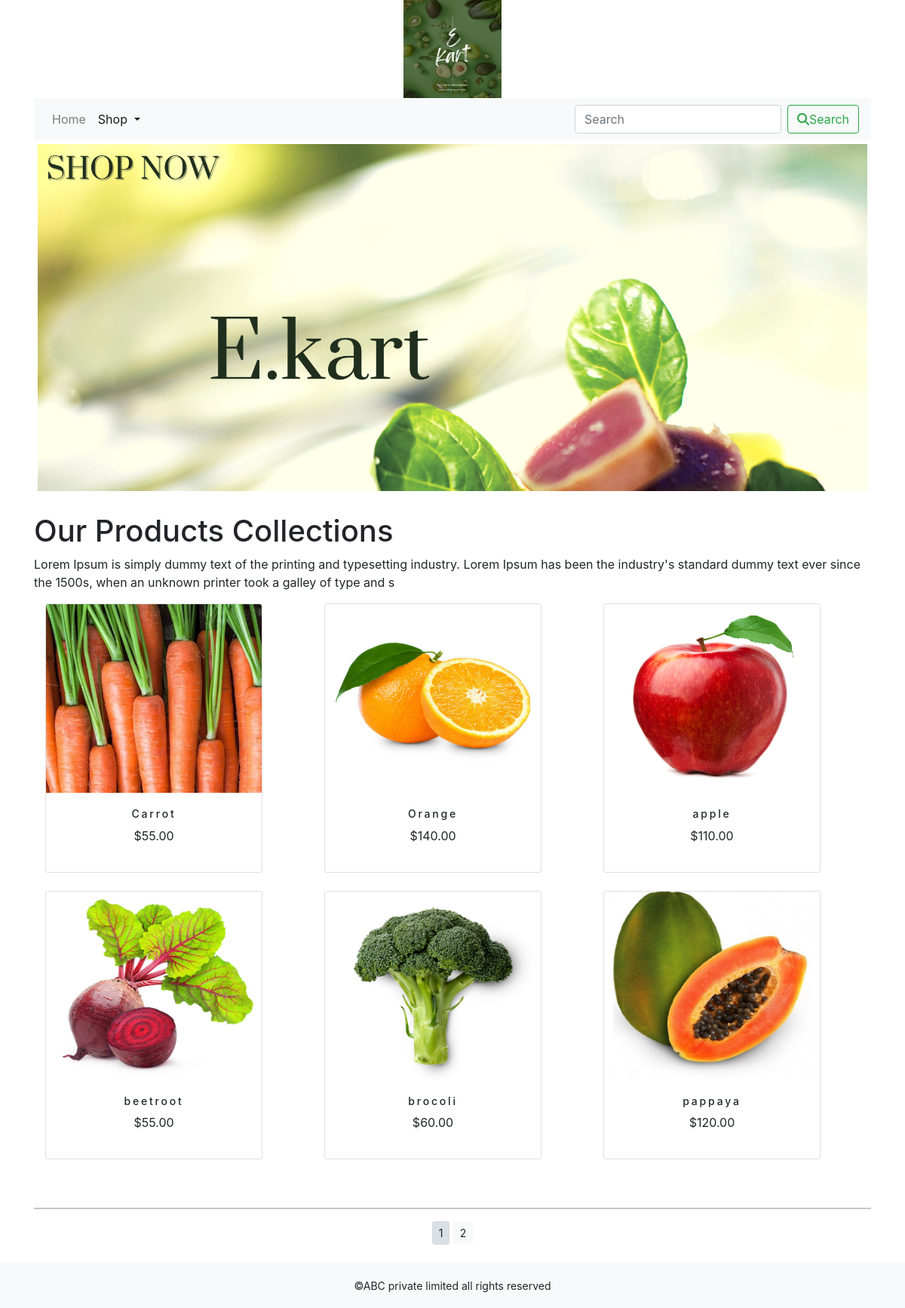
The app's page /shop/ with its own data.
### shop/models.py (models this page shows, shortened)
class Product(models.Model):
    name=models.CharField(max_length=250,unique=True)
    slug=models.SlugField(max_length=250,unique=True)
    description=models.TextField(blank=True)
    price=models.DecimalField(max_digits=10,decimal_places=2)
    category=models.ForeignKey(Category,on_delete=models.CASCADE)
    image = models.ImageField(upload_to='product', blank=True)
    stock=models.IntegerField()
    available=models.BooleanField(default=True)
    created=models.DateTimeField(auto_now_add=True)
    updated=models.DateTimeField(auto_now=True)
    def get_url(self):
        return reverse('shop:prodCatdetail',args=[self.category.slug,self.slug])
    class Meta:
        ordering=('name',)
        verbose_name='product'
        verbose_name_plural='products'

### shop/views.py (the view)
# urls.py: path('',views.allProdCat,name='allProdCat'),
def allProdCat(request,c_slug=None):
    c_page=None
    products_list=None
    if c_slug!=None:
        c_page=get_object_or_404(Category,slug=c_slug)
        products_list=Product.objects.all().filter(category=c_page,available=True)
    else:
        products_list=Product.objects.all().filter(available=True)
    paginator=Paginator(products_list,6)
    try:
        page=int(request.GET.get('page','1'))
    except:
        page=1
    try:
        products=paginator.page(page)
    except (EmptyPage,InvalidPage):
        products=paginator.page(paginator.num_pages)
    return render(request,"category.html",{'category':c_page,'products':products})

### cart/context_processors.py (called while the page is built)
def counter(request):
    item_count=0
    if 'admin' in request.path:
        return {}
    else:
        try:
            cart=Cart.objects.filter(cart_id=cart_id(request))
            cart_items=CartItem.objects.all().filter(cart=cart[:1])
            for cart_item in cart_items:
                item_count += cart_item.quantity
        except Cart.DoesNotExist:
            item_count = 0
    return  dict(item_count=item_count)

### cart/views.py (called while the page is built)
def cart_id(request):
    cart=request.session.session_key
    if not cart:
        cart=request.session.create()
    return cart

### shop/context_processors.py (called while the page is built)
def menu_links(request):
    links=Category.objects.all()
    return dict(links=links)

### shop/models.py (called while the page is built)
    def get_url(self):
        return reverse('shop:products_by_category',args=[self.slug])

### templates/category.html (shortened to what this page needs)
{% extends 'base.html' %}
{% load static %}
{% block content %}
<div class="mx-auto">
    {% if category %}
    <img  class="my_image" src="{{category.image.url}}" alt="{{category.name}}">
</div>
<br>
<div>
    <h1 class="text-center my_title">{{Category.name}}</h1>
    <p class="text-justify" >{{Category.description}}</p>
</div>
   {% else %}
<div>
<img class="my_image my_image_padding" src="{% static 'img/banner.png' %}" alt="our Products" width="1250px;">
</div>
<br>
<div>
    <h1 class="text-enter">Our Products Collections</h1>
    <p >Lorem Ipsum is simply dummy text of the printing and typesetting industry. Lorem Ipsum has been the industry's standard dummy text ever since the 1500s, when an unknown printer took a galley of type and s</p>
</div>
   {% endif %}
<div class="container">
    <div class="row mx_auto">
        {% for Product in products.object_list %}
        <div class="my_bottom_margin col-9 col-sm-12 col-md-4 col-lg-4 ">
            <div class="card text-center" style="width: 18rem;">
                <a href="{{Product.get_url}}"><img class="card-img-top my_image_cat" src="{{Product.image.url}}" alt="{{Product.name}}"></a>
                <div class="card-body">
                   <h4>{{Product.name}}</h4>
                    <p>${{Product.price}}</p>
                </div>
                 </div><br>
        </div>
        {% endfor %}
    </div><br></div>
    <div class="mx-auto">
        {% if products.paginator.num_pages > 1 %}
        <hr>
        <div class="text-center">
            {% for pg in products.paginator.page_range %}
            <a href="?page={{pg}}" class="btn btn-light btn-sm {% if products.number == pg %} active {% endif %}">{{pg}}</a>
        {% endfor %}
        </div>
         {% endif %}
    </div>
    <br>
</div>
{% endblock %}

### templates/base.html (shortened to what this page needs)
{% load static %}
<!DOCTYPE html>
<html lang="en">
<head>
    <link href="https://cdn.jsdelivr.net/npm/bootstrap@5.0.2/dist/css/bootstrap.min.css" rel="stylesheet">
    <link rel="stylesheet" href="{% static 'css/custom.css' %}">
    <link rel="stylesheet" href="{% static 'css/bootstrap.min.css' %}">
</head>
<body class="d-flex flex-column min-vh-100">
<div class="container">
{% include 'header.html' %}
{% include 'navbar.html' %}
{% block content %}
{% endblock %}
    </div>
{% include 'footer.html' %}
</body>
</html>

### templates/header.html
{% load static %}
<header>
  <center>
    <a href="{% url 'shop:allProdCat' %}"> <img src="{% static 'img/logo.png' %}" alt="logimage" width="130px;" height="130px;"></a>
  </center>
</header>

### templates/navbar.html (shortened to what this page needs)
<nav class="navbar navbar-expand-lg navbar-light bg-light">
  <div class="collapse navbar-collapse" id="navbarSupportedContent">
    <ul class="navbar-nav mr-auto">
      <li class="nav-item">
        <a class="nav-link" href="{% url 'shop:allProdCat' %}">Home</a>
      </li>
      <li class="nav-item dropdown {% if 'shop' in request.path %} active {% endif %}">
        <a class="nav-link dropdown-toggle" href="#" role="button" data-toggle="dropdown" aria-expanded="false">
          Shop
        </a>
      </li>
    </ul>
    <form class="form-inline my-2 my-lg-0" action="{% url 'search_app:SearchResult' %}"  method="get">
      <input class="form-control mr-sm-2" type="search" placeholder="Search" name="q" aria-label="Search">
      <button class="btn btn-outline-success my-2 my-sm-0" type="submit"><i class="fa fa-search"></i>Search</button>
    </form>
  </div>
</nav>

### templates/footer.html
<footer class="mt-auto">
<div class="footer navbar-fixed-bottom  my_footer">
    <p class="text-center">&copy;ABC private limited all rights reserved</p>
</div>

### shop/static/css/custom.css (style rules this page uses)
body { font-family: 'IBM Plex Mono', monospace; font-family: 'IBM Plex Sans', sans-serif; font-family: 'IBM Plex Serif', serif; }
.my_footer { background-color:#f8f9fa; height:60px; }
.my_footer p { padding-top:20px; font-size:14px; }
.my_image { width:100%; height:auto; }
.my_image { padding:5px; }
.my_bottom_margin { margin_bottom:10px; }
.my_image_cat { width:250px; height:250px; }
.card-body h4 { font-size:14px; text_transform:Uppercase; letter-spacing:.2em; }

### records on screen
Product: image (picture), name "Carrot", price "55.00"
Product: image (picture), name "Orange", price "140.00"
Product: image (picture), name "apple", price "110.00"
Product: image (picture), name "beetroot", price "55.00"
Product: image (picture), name "brocoli", price "60.00"
Product: image (picture), name "pappaya", price "120.00"

### other values on screen
{{ pg }} "1" "2"
